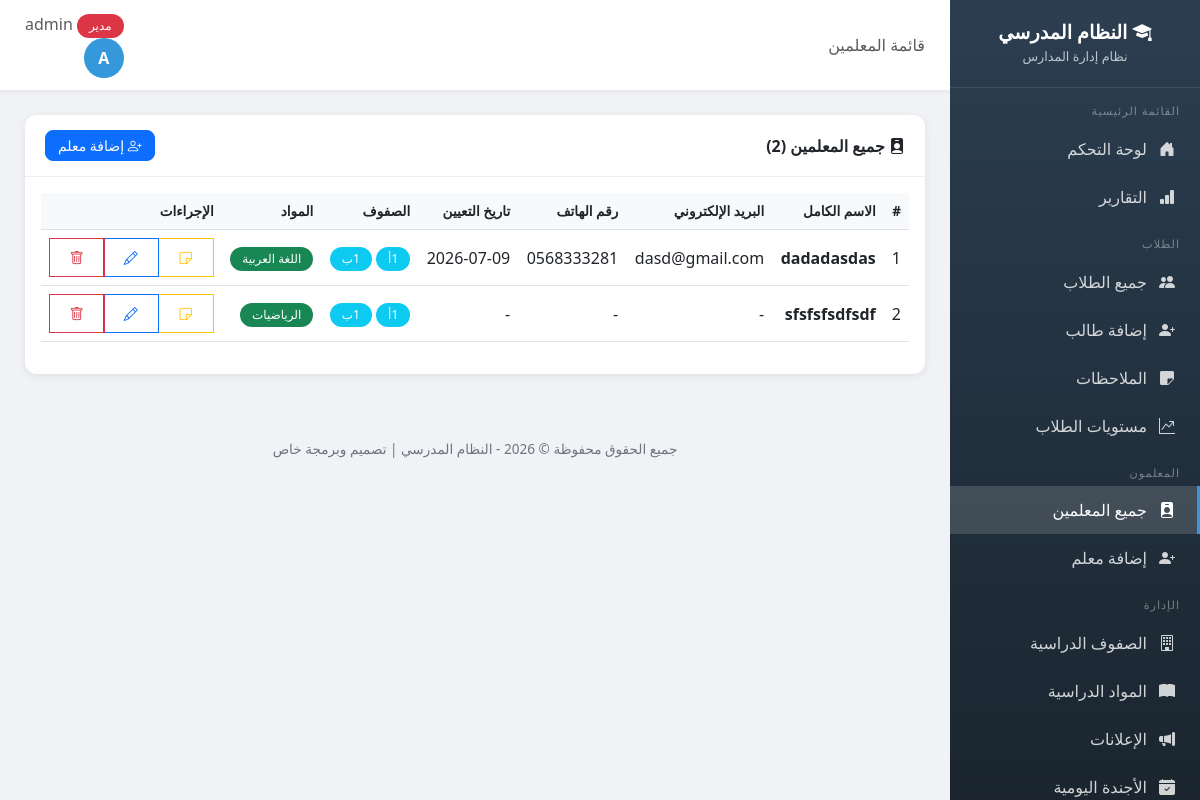
/teachers/ (signed in), run on the app's committed database.
### school/models.py (models this page shows, shortened)
class Profile(models.Model):
    ROLE_CHOICES = [
        ('admin', 'مدير'),
        ('vice_principal', 'نائب مدير'),
        ('secretary', 'سكرتير'),
        ('teacher', 'معلم'),
        ('student', 'طالب'),
    ]
    user = models.OneToOneField(User, on_delete=models.CASCADE, related_name='profile')
    role = models.CharField('الدور', max_length=20, choices=ROLE_CHOICES, default='student')
    phone = models.CharField('رقم الهاتف', max_length=20, blank=True)

class Teacher(models.Model):
    user = models.OneToOneField(User, on_delete=models.CASCADE, related_name='teacher_profile')
    full_name = models.CharField('الاسم الكامل', max_length=200)
    email = models.EmailField('البريد الإلكتروني', blank=True)
    phone = models.CharField('رقم الهاتف', max_length=20, blank=True)
    hire_date = models.DateField('تاريخ التعيين', null=True, blank=True)
    birth_date = models.DateField('تاريخ الميلاد', null=True, blank=True)
    classes = models.ManyToManyField(Class, verbose_name='الصفوف', blank=True, related_name='teachers')
    subjects = models.ManyToManyField(Subject, verbose_name='المواد', blank=True, related_name='teachers')
    created_at = models.DateTimeField('تاريخ الإضافة', auto_now_add=True)
    class Meta:
        verbose_name = 'معلم'
        verbose_name_plural = 'المعلمون'

class Class(models.Model):
    name = models.CharField('اسم الصف', max_length=100, unique=True)
    class Meta:
        verbose_name = 'صف'
        verbose_name_plural = 'الصفوف'

class Subject(models.Model):
    name = models.CharField('اسم المادة', max_length=100, unique=True)
    class Meta:
        verbose_name = 'مادة'
        verbose_name_plural = 'المواد'

### school/views.py (the view)
# urls.py: path('teachers/', views.teacher_list, name='teacher_list'),
@login_required
def teacher_list(request):
    if request.user.profile.role != 'admin':
        messages.error(request, 'ليس لديك صلاحية للوصول إلى هذه الصفحة')
        return redirect('dashboard')
    teachers = Teacher.objects.all().order_by('full_name')
    return render(request, 'school/teacher_list.html', {'teachers': teachers})

### templates/school/teacher_list.html (shortened to what this page needs)
{% extends 'school/base.html' %}
{% block page_heading %}قائمة المعلمين{% endblock %}
{% block content %}
<div class="card">
    <div class="card-header d-flex justify-content-between align-items-center">
        <span><i class="bi bi-person-badge-fill"></i> جميع المعلمين ({{ teachers.count }})</span>
        <a href="{% url 'add_teacher' %}" class="btn btn-primary btn-sm"><i class="bi bi-person-plus"></i> إضافة معلم</a>
    </div>
    <div class="card-body">
        <div class="table-responsive">
            <table class="table table-hover">
                <thead>
                    <tr>
                        <th>#</th>
                        <th>الاسم الكامل</th>
                        <th>البريد الإلكتروني</th>
                        <th>رقم الهاتف</th>
                        <th>تاريخ التعيين</th>
                        <th>الصفوف</th>
                        <th>المواد</th>
                        <th>الإجراءات</th>
                    </tr>
                </thead>
                <tbody>
                    {% for teacher in teachers %}
                    <tr>
                        <td>{{ forloop.counter }}</td>
                        <td><strong>{{ teacher.full_name }}</strong></td>
                        <td>{{ teacher.email|default:"-" }}</td>
                        <td>{{ teacher.phone|default:"-" }}</td>
                        <td>{{ teacher.hire_date|date:"Y-m-d"|default:"-" }}</td>
                        <td>
                            {% for c in teacher.classes.all %}
                            <span class="badge bg-info">{{ c.name }}</span>
                            {% empty %}-{% endfor %}
                        </td>
                        <td>
                            {% for s in teacher.subjects.all %}
                            <span class="badge bg-success">{{ s.name }}</span>
                            {% empty %}-{% endfor %}
                        </td>
                        <td>
                            <div class="btn-group btn-group-sm">
                                <a href="{% url 'teacher_notes' teacher.id %}" class="btn btn-outline-warning" title="ملاحظات"><i class="bi bi-sticky"></i></a>
                                <a href="{% url 'edit_teacher' teacher.id %}" class="btn btn-outline-primary" title="تعديل"><i class="bi bi-pencil"></i></a>
                                <a href="{% url 'delete_teacher' teacher.id %}" class="btn btn-outline-danger" title="حذف"><i class="bi bi-trash"></i></a>
                            </div>
                        </td>
                    </tr>
                    {% endfor %}
                </tbody>
            </table>
        </div>
    </div>
</div>
{% endblock %}

### templates/school/base.html (shortened to what this page needs)
<!DOCTYPE html>
<html lang="ar" dir="rtl">
<head>
    <link href="https://cdn.jsdelivr.net/npm/bootstrap@5.3.0/dist/css/bootstrap.min.css" rel="stylesheet">
    <link href="https://cdn.jsdelivr.net/npm/bootstrap@5.3.0/dist/css/bootstrap.rtl.min.css" rel="stylesheet">
    <link rel="stylesheet" href="https://cdn.jsdelivr.net/npm/bootstrap-icons@1.11.0/font/bootstrap-icons.css">
    <link href="https://cdn.jsdelivr.net/npm/select2@4.1.0-rc.0/dist/css/select2.min.css" rel="stylesheet" />
    <link href="https://cdn.jsdelivr.net/npm/select2-bootstrap-5-theme@1.3.0/dist/select2-bootstrap-5-theme.rtl.min.css" rel="stylesheet" />
</head>
<body>
    {% if user.is_authenticated %}
    <div class="sidebar" id="sidebar">
        <div class="brand">
            <h4><i class="bi bi-mortarboard-fill"></i> النظام المدرسي</h4>
            <small>نظام إدارة المدارس</small>
        </div>
        <div class="nav-section">القائمة الرئيسية</div>
        {% if user.profile.role == 'admin' %}
        <a href="{% url 'dashboard' %}" class="nav-link {% if request.resolver_match.url_name == 'dashboard' %}active{% endif %}">
            <i class="bi bi-house-door-fill"></i> لوحة التحكم
        </a>
        <a href="{% url 'reports_overview' %}" class="nav-link {% if 'reports' in request.resolver_match.url_name %}active{% endif %}">
            <i class="bi bi-bar-chart-fill"></i> التقارير
        </a>
        <div class="nav-section">الطلاب</div>
        <a href="{% url 'student_list' %}" class="nav-link {% if 'student' in request.resolver_match.url_name and 'add' not in request.resolver_match.url_name %}active{% endif %}">
            <i class="bi bi-people-fill"></i> جميع الطلاب
        </a>
        <a href="{% url 'add_student' %}" class="nav-link {% if request.resolver_match.url_name == 'add_student' %}active{% endif %}">
            <i class="bi bi-person-plus-fill"></i> إضافة طالب
        </a>
        <a href="{% url 'note_list' %}" class="nav-link {% if 'note' in request.resolver_match.url_name %}active{% endif %}">
            <i class="bi bi-sticky-fill"></i> الملاحظات
        </a>
        <a href="{% url 'student_level_list' %}" class="nav-link {% if 'level' in request.resolver_match.url_name %}active{% endif %}">
            <i class="bi bi-graph-up-arrow"></i> مستويات الطلاب
        </a>
        <div class="nav-section">المعلمون</div>
        <a href="{% url 'teacher_list' %}" class="nav-link {% if 'teacher' in request.resolver_match.url_name %}active{% endif %}">
            <i class="bi bi-person-badge-fill"></i> جميع المعلمين
        </a>
        <a href="{% url 'add_teacher' %}" class="nav-link {% if request.resolver_match.url_name == 'add_teacher' %}active{% endif %}">
            <i class="bi bi-person-plus-fill"></i> إضافة معلم
        </a>
        <div class="nav-section">الإدارة</div>
        <a href="{% url 'class_list' %}" class="nav-link {% if 'class' in request.resolver_match.url_name %}active{% endif %}">
            <i class="bi bi-building"></i> الصفوف الدراسية
        </a>
        <a href="{% url 'subject_list' %}" class="nav-link {% if 'subject' in request.resolver_match.url_name %}active{% endif %}">
            <i class="bi bi-book-fill"></i> المواد الدراسية
        </a>
        <a href="{% url 'announcement_list' %}" class="nav-link {% if 'announcement' in request.resolver_match.url_name %}active{% endif %}">
            <i class="bi bi-megaphone-fill"></i> الإعلانات
        </a>
        <a href="{% url 'agenda_list' %}" class="nav-link {% if 'agenda' in request.resolver_match.url_name %}active{% endif %}">
            <i class="bi bi-calendar-check-fill"></i> الأجندة اليومية
        </a>
        {% endif %}
    </div>
    <div class="main-content">
        <div class="top-bar">
            <div>
                <span class="d-none d-md-inline text-muted">{% block page_heading %}{% endblock %}</span>
            </div>
            <div class="user-info">
                <a href="{% url 'my_account' %}" class="text-decoration-none text-reset">
                    <span class="text-muted d-none d-sm-inline">
                        <span class="badge bg-{% if user.profile.role == 'admin' %}danger{% elif user.profile.role == 'teacher' %}success{% else %}info{% endif %}">
                            {{ user.profile.get_role_display }}
                        </span>
                        {{ user.first_name|default:user.username }}
                    </span>
                    <div class="avatar">{{ user.first_name|first|default:user.username|first|upper }}</div>
                </a>
            </div>
        </div>
        <div class="page-content">
            {% block content %}{% endblock %}
        </div>
        <div class="footer">
            <p>جميع الحقوق محفوظة &copy; {% now "Y" %} - النظام المدرسي | تصميم وبرمجة خاص</p>
        </div>
    </div>
    {% endif %}
</body>
</html>

### templates/school/base.html (style rules this page uses)
:root { --primary-color: #2c3e50; --secondary-color: #3498db; --accent-color: #e74c3c; --success-color: #27ae60; --warning-color: #f39c12; --info-color: #17a2b8; --sidebar-width: 250px; }
body { font-family: 'Segoe UI', Tahoma, sans-serif; background-color: #f0f2f5; overflow-x: hidden; }
.sidebar { position: fixed; top: 0; right: 0; height: 100vh; width: var(--sidebar-width); background: linear-gradient(180deg, var(--primary-color) 0%, #1a252f 100%); color: #fff; z-index: 1000; transition: all 0.3s ease; overflow-y: auto; }
.sidebar .brand { padding: 20px 15px; text-align: center; border-bottom: 1px solid rgba(255,255,255,0.1); }
.sidebar .brand h4 { margin: 0; font-weight: 700; font-size: 1.2rem; }
.sidebar .brand small { color: rgba(255,255,255,0.7); font-size: 0.8rem; }
.sidebar .nav-link { color: rgba(255,255,255,0.8); padding: 12px 20px; border-right: 3px solid transparent; transition: all 0.2s ease; display: flex; align-items: center; gap: 10px; }
.sidebar .nav-link.active { background: rgba(255,255,255,0.15); color: #fff; border-right-color: var(--secondary-color); }
.sidebar .nav-link i { width: 20px; text-align: center; }
.sidebar .nav-section { padding: 15px 20px 5px; font-size: 0.7rem; text-transform: uppercase; color: rgba(255,255,255,0.4); letter-spacing: 1px; }
.main-content { margin-right: var(--sidebar-width); min-height: 100vh; transition: all 0.3s ease; }
.top-bar { background: #fff; padding: 12px 25px; box-shadow: 0 2px 4px rgba(0,0,0,0.05); display: flex; justify-content: space-between; align-items: center; position: sticky; top: 0; z-index: 999; }
.top-bar .user-info { display: flex; align-items: center; gap: 15px; }
.top-bar .user-info .avatar { width: 40px; height: 40px; border-radius: 50%; background: var(--secondary-color); color: #fff; display: flex; align-items: center; justify-content: center; font-weight: bold; }
.page-content { padding: 25px; }
.card { border: none; border-radius: 12px; box-shadow: 0 2px 8px rgba(0,0,0,0.08); transition: all 0.3s ease; margin-bottom: 20px; }
.card-header { background: #fff; border-bottom: 1px solid #eee; padding: 15px 20px; font-weight: 600; border-radius: 12px 12px 0 0 !important; }
.table th { background: #f8f9fa; font-weight: 600; font-size: 0.85rem; }
.table td { vertical-align: middle; }
.btn { border-radius: 8px; font-weight: 500; padding: 8px 20px; }
.btn-sm { padding: 4px 12px; }
.badge { padding: 6px 12px; border-radius: 20px; font-weight: 500; }
.footer { text-align: center; padding: 20px; color: #6c757d; font-size: 0.85rem; }

### data on the page
Teacher: full_name "dadadasdas", email "dasd@gmail.com", phone "0568333281", hire_date "2026-07-09"
Class: name "1أ"
Class: name "1ب"
Subject: name "اللغة العربية"
Teacher: full_name "sfsfsfsdfsdf", email "-", phone "-", hire_date "-"
Subject: name "الرياضيات"

### other printed values
{{ user.profile.get_role_display }} "مدير"
{{ user.first_name|default:user.username }} "admin"
{{ user.first_name|first|default:user.username|first|upper }} "A"
{{ teachers.count }} "2"
